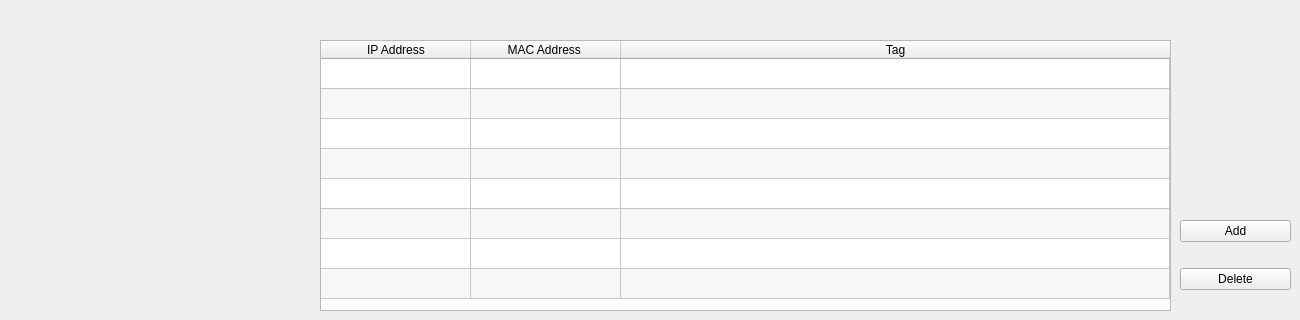
                    <widget class="QWidget" name="tags_tab">
                     <attribute name="title">
                      <string>Tags</string>
                     </attribute>
                     <widget class="QWidget" name="gridLayoutWidget">
                      <property name="geometry">
                       <rect>
                        <x>1180</x>
                        <y>200</y>
                        <width>111</width>
                        <height>111</height>
                       </rect>
                      </property>
                      <layout class="QGridLayout" name="gridLayout_14">
                       <item row="0" column="0">
                        <widget class="QPushButton" name="tag_add_button">
                         <property name="text">
                          <string>Add</string>
                         </property>
                        </widget>
                       </item>
                       <item row="1" column="0">
                        <widget class="QPushButton" name="tag_delete_button">
                         <property name="text">
                          <string>Delete</string>
                         </property>
                        </widget>
                       </item>
                      </layout>
                     </widget>
                     <widget class="QWidget" name="gridLayoutWidget_2">
                      <property name="geometry">
                       <rect>
                        <x>320</x>
                        <y>40</y>
                        <width>851</width>
                        <height>271</height>
                       </rect>
                      </property>
                      <layout class="QGridLayout" name="gridLayout_15">
                       <item row="0" column="0">
                        <widget class="QTableWidget" name="table_tag">
                         <property name="acceptDrops">
                          <bool>false</bool>
                         </property>
                         <property name="editTriggers">
                          <set>QAbstractItemView::AnyKeyPressed|QAbstractItemView::DoubleClicked</set>
                         </property>
                         <property name="alternatingRowColors">
                          <bool>true</bool>
                         </property>
                         <property name="selectionBehavior">
                          <enum>QAbstractItemView::SelectRows</enum>
                         </property>
                         <property name="cornerButtonEnabled">
                          <bool>true</bool>
                         </property>
                         <property name="rowCount">
                          <number>8</number>
                         </property>
                         <attribute name="horizontalHeaderCascadingSectionResizes">
                          <bool>true</bool>
                         </attribute>
                         <attribute name="horizontalHeaderDefaultSectionSize">
                          <number>150</number>
                         </attribute>
                         <attribute name="horizontalHeaderMinimumSectionSize">
                          <number>20</number>
                         </attribute>
                         <attribute name="horizontalHeaderShowSortIndicator" stdset="0">
                          <bool>true</bool>
                         </attribute>
                         <attribute name="horizontalHeaderStretchLastSection">
                          <bool>true</bool>
                         </attribute>
                         <attribute name="verticalHeaderVisible">
                          <bool>false</bool>
                         </attribute>
                         <attribute name="verticalHeaderCascadingSectionResizes">
                          <bool>true</bool>
                         </attribute>
                         <attribute name="verticalHeaderShowSortIndicator" stdset="0">
                          <bool>true</bool>
                         </attribute>
                         <row/>
                         <row/>
                         <row/>
                         <row/>
                         <row/>
                         <row/>
                         <row/>
                         <row/>
                         <column>
                          <property name="text">
                           <string>IP Address</string>
                          </property>
                         </column>
                         <column>
                          <property name="text">
                           <string>MAC Address </string>
                          </property>
                         </column>
                         <column>
                          <property name="text">
                           <string>Tag</string>
                          </property>
                         </column>
                         <item row="0" column="0">
                          <property name="text">
                           <string/>
                          </property>
                          <property name="checkState">
                           <enum>Unchecked</enum>
                          </property>
                          <property name="flags">
                           <set>ItemIsSelectable|ItemIsUserCheckable|ItemIsEnabled</set>
                          </property>
                         </item>
                         <item row="0" column="1">
                          <property name="text">
                           <string/>
                          </property>
                          <property name="flags">
                           <set>ItemIsSelectable</set>
                          </property>
                         </item>
                         <item row="0" column="2">
                          <property name="text">
                           <string/>
                          </property>
                          <property name="flags">
                           <set>ItemIsSelectable|ItemIsEditable|ItemIsEnabled</set>
                          </property>
                         </item>
                         <item row="1" column="0">
                          <property name="text">
                           <string/>
                          </property>
                          <property name="checkState">
                           <enum>Unchecked</enum>
                          </property>
                          <property name="flags">
                           <set>ItemIsSelectable|ItemIsUserCheckable|ItemIsEnabled</set>
                          </property>
                         </item>
                         <item row="1" column="1">
                          <property name="text">
                           <string/>
                          </property>
                          <property name="flags">
                           <set>ItemIsSelectable</set>
                          </property>
                         </item>
                         <item row="1" column="2">
                          <property name="text">
                           <string/>
                          </property>
                          <property name="flags">
                           <set>ItemIsSelectable|ItemIsEditable|ItemIsEnabled</set>
                          </property>
                         </item>
                         <item row="2" column="0">
                          <property name="text">
                           <string/>
                          </property>
                          <property name="checkState">
                           <enum>Unchecked</enum>
                          </property>
                          <property name="flags">
                           <set>ItemIsSelectable|ItemIsUserCheckable|ItemIsEnabled</set>
                          </property>
                         </item>
                         <item row="2" column="1">
                          <property name="text">
                           <string/>
                          </property>
                          <property name="flags">
                           <set>ItemIsSelectable</set>
                          </property>
                         </item>
                         <item row="2" column="2">
                          <property name="text">
                           <string/>
                          </property>
                          <property name="flags">
                           <set>ItemIsSelectable|ItemIsEditable|ItemIsEnabled</set>
                          </property>
                         </item>
                         <item row="3" column="0">
                          <property name="text">
                           <string/>
                          </property>
                          <property name="checkState">
                           <enum>Unchecked</enum>
                          </property>
                          <property name="flags">
                           <set>ItemIsSelectable|ItemIsUserCheckable|ItemIsEnabled</set>
                          </property>
                         </item>
                         <item row="3" column="1">
                          <property name="text">
                           <string/>
                          </property>
                          <property name="flags">
                           <set>ItemIsSelectable</set>
                          </property>
                         </item>
                         <item row="3" column="2">
                          <property name="text">
                           <string/>
                          </property>
                          <property name="flags">
                           <set>ItemIsSelectable|ItemIsEditable|ItemIsEnabled</set>
                          </property>
                         </item>
                         <item row="4" column="0">
                          <property name="text">
                           <string/>
                          </property>
                          <property name="checkState">
                           <enum>Unchecked</enum>
                          </property>
                          <property name="flags">
                           <set>ItemIsSelectable|ItemIsUserCheckable|ItemIsEnabled</set>
                          </property>
                         </item>
                         <item row="4" column="1">
                          <property name="text">
                           <string/>
                          </property>
                          <property name="flags">
                           <set>ItemIsSelectable</set>
                          </property>
                         </item>
                         <item row="4" column="2">
                          <property name="text">
                           <string/>
                          </property>
                          <property name="flags">
                           <set>ItemIsSelectable|ItemIsEditable|ItemIsEnabled</set>
                          </property>
                         </item>
                         <item row="5" column="0">
                          <property name="text">
                           <string/>
                          </property>
                          <property name="checkState">
                           <enum>Unchecked</enum>
                          </property>
                          <property name="flags">
                           <set>ItemIsSelectable|ItemIsUserCheckable|ItemIsEnabled</set>
                          </property>
                         </item>
                         <item row="5" column="1">
                          <property name="text">
                           <string/>
                          </property>
                          <property name="flags">
                           <set>ItemIsSelectable</set>
                          </property>
                         </item>
                         <item row="5" column="2">
                          <property name="text">
                           <string/>
                          </property>
                          <property name="flags">
                           <set>ItemIsSelectable|ItemIsEditable|ItemIsEnabled</set>
                          </property>
                         </item>
                         <item row="6" column="0">
                          <property name="text">
                           <string/>
                          </property>
                          <property name="checkState">
                           <enum>Unchecked</enum>
                          </property>
                          <property name="flags">
                           <set>ItemIsSelectable|ItemIsUserCheckable|ItemIsEnabled</set>
                          </property>
                         </item>
                         <item row="6" column="1">
                          <property name="text">
                           <string/>
                          </property>
                          <property name="flags">
                           <set>ItemIsSelectable</set>
                          </property>
                         </item>
                         <item row="6" column="2">
                          <property name="text">
                           <string/>
                          </property>
                          <property name="flags">
                           <set>ItemIsSelectable|ItemIsEditable|ItemIsEnabled</set>
                          </property>
                         </item>
                         <item row="7" column="0">
                          <property name="text">
                           <string/>
                          </property>
                          <property name="checkState">
                           <enum>Unchecked</enum>
                          </property>
                          <property name="flags">
                           <set>ItemIsSelectable|ItemIsUserCheckable|ItemIsEnabled</set>
                          </property>
                         </item>
                         <item row="7" column="1">
                          <property name="text">
                           <string/>
                          </property>
                          <property name="flags">
                           <set>ItemIsSelectable</set>
                          </property>
                         </item>
                         <item row="7" column="2">
                          <property name="text">
                           <string/>
                          </property>
                          <property name="flags">
                           <set>ItemIsSelectable|ItemIsEditable|ItemIsEnabled</set>
                          </property>
                         </item>
                        </widget>
                       </item>
                      </layout>
                     </widget>
                    </widget>
